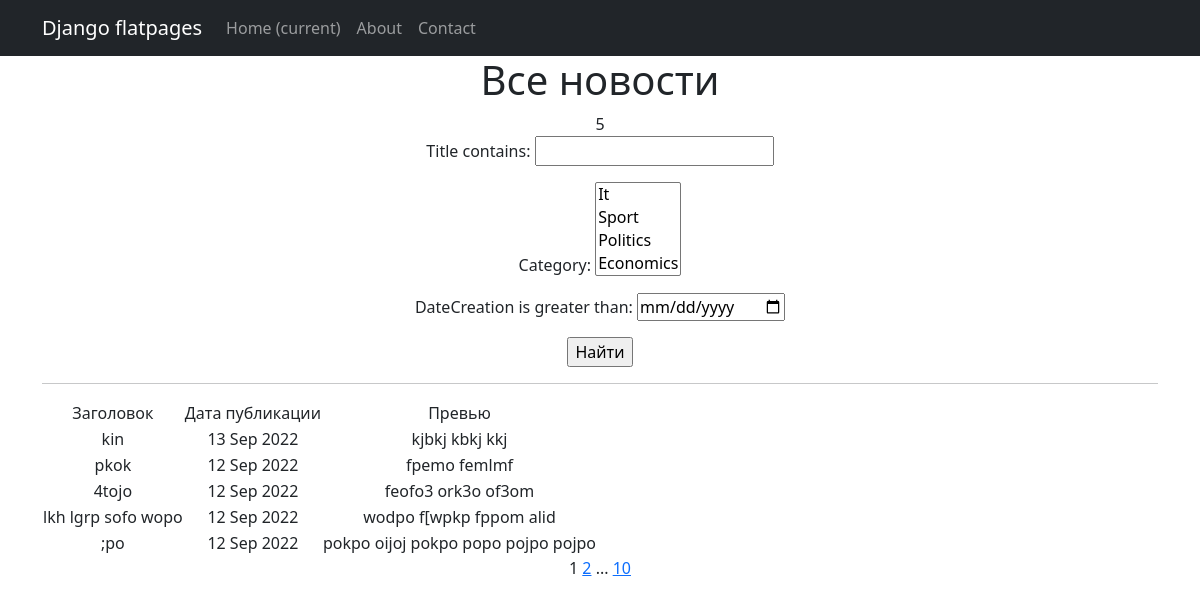
Page /news/search/ on the earlier database version.
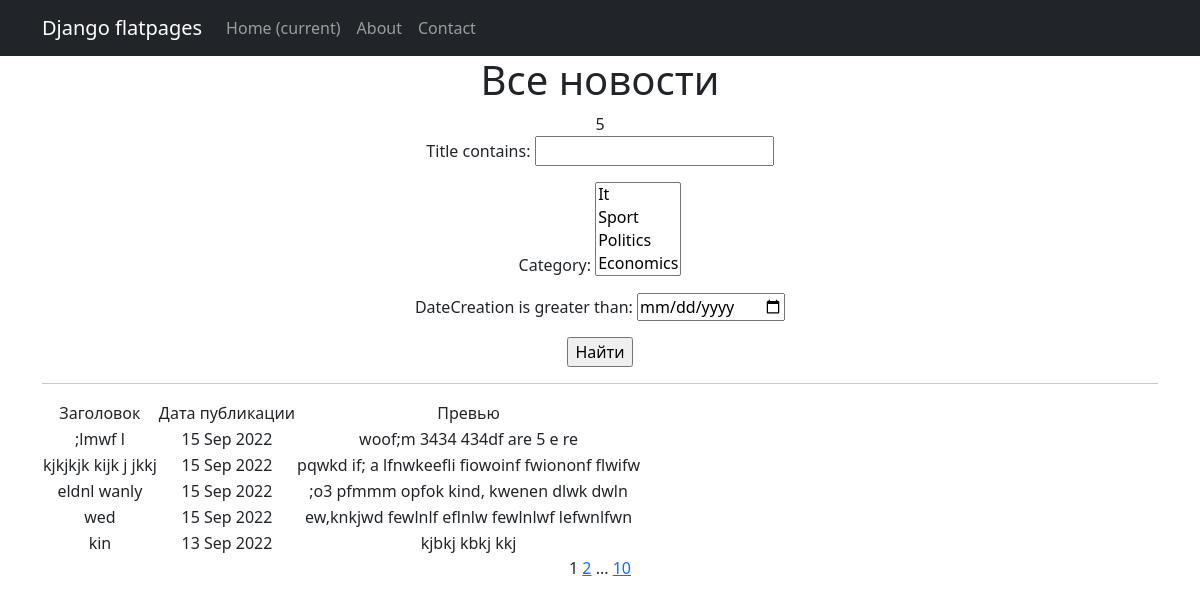
Same page on the later database version.
### newapp/models.py (models this page shows, shortened)
class Post(models.Model):
    author = models.ForeignKey(Author, on_delete=models.CASCADE)
    NEWS = 'NW'
    ARTICLE = 'AR'
    CATEGORY_CHOICES = (
        (NEWS, 'Новость'),
        (ARTICLE, 'Статья'),
    )
    categoryType = models.CharField(max_length=2, choices=CATEGORY_CHOICES, default=ARTICLE)
    dateCreation = models.DateTimeField(auto_now_add=True)
    postCategory = models.ManyToManyField(Category, through='PostCategory')
    title = models.CharField(max_length=256)
    text = models.TextField()
    rating = models.SmallIntegerField(default=0)

### newapp/views.py (the view)
# urls.py: path('search/', NewsSearchList.as_view(), name='news_search'),
class NewsSearchList(NewsList):
    model = Post
    template_name = 'search.html'
    context_object_name = 'search'
    def get_queryset(self):
        queryset = super().get_queryset()
        self.filterset = PostFilter(self.request.GET, queryset)
        return self.filterset.qs
    def get_context_data(self, **kwargs):
        context = super().get_context_data(**kwargs)
        context['filterset'] = self.filterset
        return context

### newapp/models.py (called while the page is built)
    def __str__(self):
        return self.name.title()

### newapp/templatetags/custom_filters.py (called while the page is built)
@register.filter()
def censor(value):
    if not isinstance(value, str):
        raise ValueError("Это не слово!")
    bad_words = ('москвичи', 'пожары', 'также', 'Путин', 'ветер', 'запах')
    for word in bad_words:
        value = value.replace(word[1:], '*'*(len(word)-1))
    return "".join(value)

### newapp/templatetags/custom_tags.py (called while the page is built)
@register.simple_tag(takes_context=True)
def url_replace(context, **kwargs):
   d = context['request'].GET.copy()
   for k, v in kwargs.items():
       d[k] = v
   return d.urlencode()

### templates/search.html (shortened to what this page needs)
{% extends 'flatpages/default.html' %}
{% load custom_filters %}
{% load custom_tags %}
{% block content %}
   <h1>Все новости</h1>
    <td>{{ search|length }}</td>
    <form action="" method="get">
       {{ filterset.form.as_p }}
       <input type="submit" value="Найти" />
    </form>
   <hr>
   {% if search %}
       <table>
           <tr>
               <td>Заголовок</td>
               <td>Дата публикации</td>
               <td>Превью</td>
           </tr>
           {% for post in search %}
           <tr>
               <td>{{ post.title }}</td>
               <td>{{ post.dateCreation|date:'d M Y' }}</td>
               <td>{{ post.text|truncatewords:20|censor }}</td>
           </tr>
           {% endfor %}
       </table>
   {% else %}
       <h2>Новостей нет!</h2>
   {% endif %}
   {{ page_obj.number }}
   {% if page_obj.has_next %}
       <a href="?{% url_replace page=page_obj.next_page_number %}">{{ page_obj.next_page_number }}</a>
       {% if paginator.num_pages != page_obj.next_page_number %}
           ...
           <a href="?page={{ page_obj.paginator.num_pages }}">{{ page_obj.paginator.num_pages }}</a>
       {% endif %}
   {% endif %}
{% endblock content %}

### templates/flatpages/default.html (shortened to what this page needs)
<!DOCTYPE html>
<html lang="en">
    <head>
        {% load static %}
        <link href="{% static 'css/styles.css' %}" rel="stylesheet" />
    </head>
    <body>
        <nav class="navbar navbar-expand-lg navbar-dark bg-dark static-top">
            <div class="container">
                <a class="navbar-brand" href="#">Django flatpages</a>
                <div class="collapse navbar-collapse" id="navbarResponsive">
                    <ul class="navbar-nav ml-auto">
                        <li class="nav-item active">
                            <a class="nav-link" href="#">Home
                                <span class="sr-only">(current)</span>
                            </a>
                        </li>
                        <li class="nav-item">
                            <a class="nav-link" href="/about/">About</a>
                        </li>
                        <li class="nav-item">
                            <a class="nav-link" href="/contacts/">Contact</a>
                        </li>
                    </ul>
                </div>
            </div>
        </nav>
        <div class="container">
            <div class="row">
                <div class="col-lg-12 text-center">
                    {% block content %}{% endblock content %}
                </div>
            </div>
        </div>
    </body>
</html>

Differences in the rows shown:
no longer on this page (row unchanged): Post: title "pkok", dateCreation "12 Sep 2022", text|censor "fpemo femlmf"
no longer on this page (row unchanged): Post: title "4tojo", dateCreation "12 Sep 2022", text|censor "feofo3 ork3o of3om"
no longer on this page (row unchanged): Post: title "lkh lgrp sofo wopo", dateCreation "12 Sep 2022", text|censor "wodpo f[wpkp fppom alid"
no longer on this page (row unchanged): Post: title ";po", dateCreation "12 Sep 2022", text|censor "pokpo oijoj pokpo popo pojpo pojpo"
added Post: title ";lmwf l", dateCreation "15 Sep 2022", text|censor "woof;m 3434 434df are 5 e re"
added Post: title "kjkjkjk kijk j jkkj", dateCreation "15 Sep 2022", text|censor "pqwkd if; a lfnwkeefli fiowoinf fwiononf flwifw"
added Post: title "eldnl wanly", dateCreation "15 Sep 2022", text|censor ";o3 pfmmm opfok kind, kwenen dlwk dwln"
added Post: title "wed", dateCreation "15 Sep 2022", text|censor "ew,knkjwd fewlnlf eflnlw fewlnlwf lefwnlfwn"
